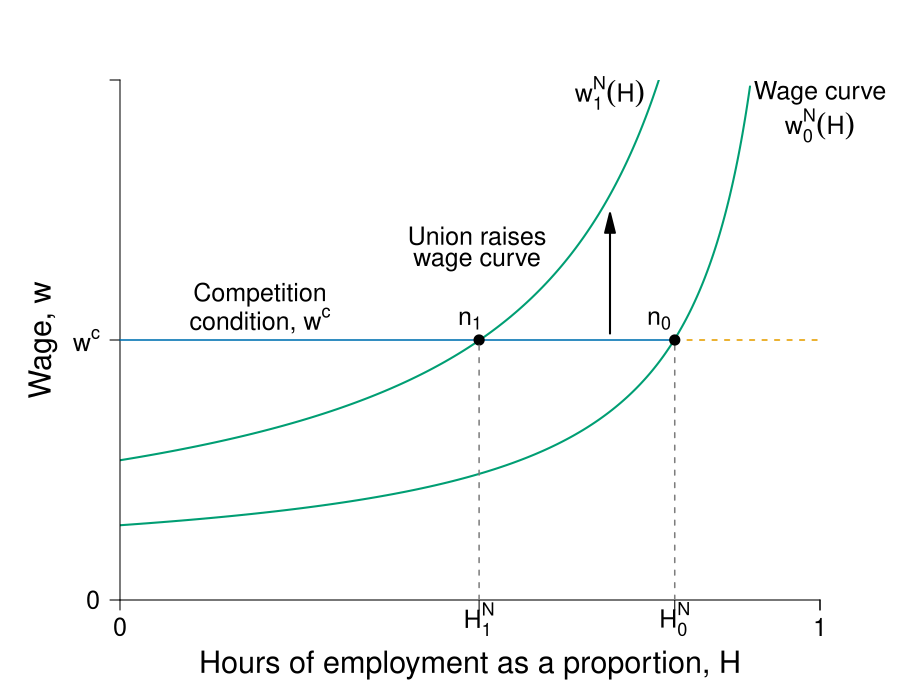

R code for this plot:
require(shape)
require(plotrix)
pdf(file = "capitalism/employment_unions_bad_v2.pdf", width = 9, height = 7)

#Set parameters for graphics
pointsize <- 1.8
axislabelsize <- 1.8
labelsize <- 1.5
namesize <- 1.8
annotatesize <- 1.5
graphlinewidth <- 2
segmentlinewidth <- 1.5

COL <- c("#7fc97f", "#beaed4", "#fdc086", "#ffff99", "#386cb0", "#f0027f", "#bf5b17", "#666666")
COLA <- c("#e0f3db", "#99d8c9","#66c2a4","#41ae76", "#238b45", "#005824")
COLB <- c("#c6dbef", "#4eb3d3", "#2b8cbe", "#0868ac","#084081")
COLC <- c("#fcfbfd", "#efedf5", "#dadaeb", "#bcbddc", "#9e9ac8", "#807dba", "#6a51a3", "#54278f", "#3f007d")
grays <- gray.colors(25, start = 1, end = 0, alpha = 1)
CBCols <- c("#009E73","#0072B2","#E69F00","#CC79A7", "#F0E442")

WageFn <- function(h, ubar = 3, B = 2, t = 0.8) {
  B + ubar + (ubar - ubar*t +  ubar*t*h )/(t*(1 - h))
}


par(mar =  c(5, 6, 4, 4))
xlims <- c(0, 1)
ylims <- c(0, 40)


plot(0, 0, xlim = xlims, ylim = ylims, type = "n",
     xlab = "",
     ylab = "",
     xaxt = "n", 
     yaxt = "n",
     cex.lab = axislabelsize, 
     bty = "n", 
     xaxs = "i", 
     yaxs = "i")

text(-0.11, 0.5*ylims[2], expression(paste("Wage, ", w)), xpd = TRUE, cex = axislabelsize, srt = 90) 
text(0.5*xlims[2], -5, expression(paste("Hours of employment as a proportion, ", H)), xpd = TRUE, cex = axislabelsize) 


npts <- 500 
npts2 <- 501
#Specify the sequences of points for graphing. 
xx1 <- seq(xlims[1], 0.9, length.out = npts)
xx2 <- seq(xlims[1], xlims[2], length.out = npts)
xx3 <- seq(xlims[1], xlims[2], length.out = npts2)
xx4 <- seq(xlims[1], 25, length.out = npts2)

#Draw the lines for the graphs
lines(xx1, WageFn(xx1), col = CBCols[1], lwd = graphlinewidth)
#lines(xx2, solowCondition(xx2, delta = 5), col = COL[3], lwd = 4)
#lines(xx2, solowInfeas(xx2, delta = 5), col = COL[1], lwd = 4, lty = 2)

#Union raises the wage function
lines(xx1, WageFn(xx1, ubar = 7), col = CBCols[1], lwd = graphlinewidth)

#Customize ticks and labels for the plot
#ticksy <- c(0, 5, 10, 20,  40)
#ylabels <- c(0, expression(paste(B)), expression(paste(B+underline(u)/t[0])), expression(paste(B+underline(u)/t[1])), expression(paste(w[0])), NA)
#ylabels <- c(0,  expression(paste(B + underline(u[0]))), expression(paste(B + underline(u[1]))), expression(paste(w^c)), NA)
ticksy <- c(0, 20,  40)
#ylabels <- c(0, expression(paste(B)), expression(paste(B+underline(u)/t[0])), expression(paste(B+underline(u)/t[1])), expression(paste(w[0])), NA)
ylabels <- c(0,  expression(paste(w^c)), NA)


ticksx <- c(0, 0.513, 0.7925, 1, xlims[2])
xlabels <- c(0, expression(paste(H[1]^N)),expression(paste(H[0]^N)), 1.0, NA)
axis(1, at = ticksx, pos = 0, labels = xlabels, cex.axis = labelsize)
axis(2, at = ticksy, pos = 0, labels = ylabels, las = 1, cex.axis = labelsize)

#Annotation of the  graphs
text(1, 39, expression(paste("Wage curve")), cex = labelsize,xpd = TRUE)
text(1, 36.5, expression(paste(w[0]^N*(H))), cex = labelsize,xpd = TRUE)

text(0.7, 39, expression(paste(w[1]^N*(H))), cex = labelsize, xpd = TRUE)

#segments(1, 0, 1, 42, lty = 2, lwd = 3, col = "darkgray")
segments(0.7925, 0, 0.7925, 20, lty = 2, lwd = segmentlinewidth, col = grays[20])

#Arrows(0.8, 15, 0.8, 19, col = "black", lty = 1, lwd = 2, arr.type = "triangle")
#Arrows(0.8, 15, 0.8, 11, col = "black", lty = 1, lwd = 2, arr.type = "triangle")
#text(0.98, 16.5, expression(paste("Employment rent")))
#text(0.98, 15, expression(paste("decreases with union")))

#Original competition condition 
segments(0, 20, 0.7925, 20, lty = 1, lwd = segmentlinewidth, col = CBCols[2])
segments(0.7925, 20, 1.2, 20, lty = 2, lwd = segmentlinewidth, col = CBCols[2])

points(0.513, 20, pch = 16, col = "black", cex = 1.5)
text(0.77, 21.5, expression(paste(n[0])), cex = labelsize)

#segments(0, 10, 1.2, 10, lty = 2, lwd = 2, col = "darkgray")
#text(0.97, 11, expression(paste(B + a[1])))



Arrows(0.7, 20.5, 0.7, 29, col = "black", lty = 1, lwd = 2, arr.type = "triangle")
text(0.51, 28, expression(paste("Union raises")), cex = labelsize, xpd = TRUE)
text(0.51, 26, expression(paste("wage curve")), cex = labelsize, xpd = TRUE)

segments(0.513, 0, 0.513, 20, lty = 2, lwd = segmentlinewidth, col = grays[20])
points(0.7925, 20, pch = 16, col = "black", cex = 1.5)
text(0.5, 21.5, expression(paste(n[1])), cex = labelsize)
#text(1.02, 26, expression(paste(zpc[1], ", ", w == w[1])))


#Unemployment benefits & a
#segments(0, 5, 1.2, 5, lty = 2, lwd = 2, col = "darkgray")
#segments(0, 2.5, 1.2, 2.5, lty = 2, lwd = segmentlinewidth, col = grays[20])

#Zero profit condition
text(0.2, 23.5, expression(paste("Competition")), cex = labelsize, xpd = TRUE)
text(0.2, 21.5, expression(paste("condition, ", w^c)), cex = labelsize, xpd = TRUE)
#text(1.00, 18.5, expression(paste(w^c)), cex = labelsize, xpd = TRUE)

#text(0.97, 6, expression(paste(B + a[0])))
#text(0.97, 3.5, expression(paste(B, " (unemployment benefits)")))
#text(1.08, 36, expression(paste("level of")))
#text(1.08, 34, expression(paste("employment, ", bar(H))))


dev.off()
